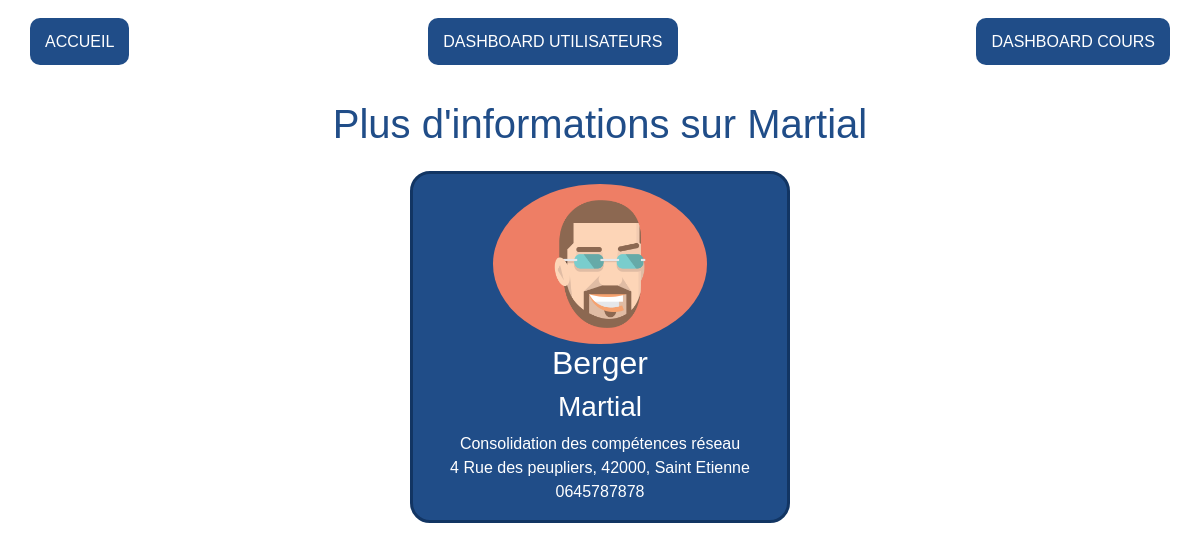
The page /views/info-user/4.php on the database its author committed.
### tables this page shows
CREATE TABLE IF NOT EXISTS `users` (
  `id` int(11) NOT NULL AUTO_INCREMENT,
  `nom` varchar(32) NOT NULL,
  `prenom` varchar(32) NOT NULL,
  `role` varchar(155) NOT NULL,
  `adresse` varchar(255) NOT NULL,
  `telephone` varchar(32) NOT NULL,
  PRIMARY KEY (`id`)
);

### controllers/more-info-user.php (called while the page is built, shortened)
<?php
include('../../models/bdd.php');
$actual_link = "http://$_SERVER[HTTP_HOST]$_SERVER[REQUEST_URI]";
$idUser= substr( $actual_link, -5, 1);
$req=$bdd->prepare("SELECT * FROM users where id = $idUser");
$req->execute();
$result=$req->fetchAll();
foreach ($result as $row => $a) {
    $nom = $a['nom'];
    $prenom = $a['prenom'];
    $role = $a['role'];
    $adresse = $a['adresse'];
    $telephone = $a['telephone'];
}
?>

### views/info-user/4.php (the view, shortened to what this page needs)
<?php
include('../../controllers/more-info-user.php');
?>
<!DOCTYPE html>
<html lang="fr">
<head>
    <?php include('../../views/partials/cdn.php');
    ?>
    <link rel="stylesheet" href="../../style/main.css">
</head>
<header>
    <?php
    include('../../views/partials/menu.php');
    ?>
</header>
<body>
    <main>
        <h1>Plus d'informations sur <?php echo $prenom; ?></h1>
        <div class="container">
            <div class="row">
                <?php
                echo '<div class="wrapper-card col-lg-4 col-6">
               <div class="wrapper-img"><img src="http://localhost/TP-consolidation-prog-JosephChanteclair/medias/avatars/' . $idUser . '.jpg" alt="Photo de profil de Martial">
               </div><h2>' . $nom . '</h2>
               <h3>' . $prenom . '</h3>
               <p>' . $role . '<br>'
                    . $adresse . '<br>'
                    . $telephone . '</p>
               </div>';
                ?>
            </div>
        </div>
    </main>
</body>
</html>

### style/main.css (style rules this page uses)
* { font-family: 'Lucida Sans', 'Lucida Sans Regular', 'Lucida Grande', 'Lucida Sans Unicode', Geneva, Verdana, sans-serif; }
h1 { color: rgb(32, 77, 136); }
main { text-align: center; }
.wrapper-card, .wrapper-card a { margin: auto; text-align: center; display: flex; flex-direction: column; justify-content: center; align-items: center; }
.wrapper-card { background-color:rgb(32, 77, 136); border-radius: 20px; color: #fff; margin: 15px auto; border: 3px solid rgb(18, 53, 99); }
.wrapper-img { margin-top: 10px; border-radius: 100%; height: 20vh; }
.wrapper-img img { position: relative; max-width: 100%; max-height: 100%; border-radius: 100%; }

### rows shown on the page
users: prenom "Martial", nom "Berger", role "Consolidation des compétences réseau", adresse "4 Rue des peupliers, 42000, Saint Etienne", telephone "0645787878"
